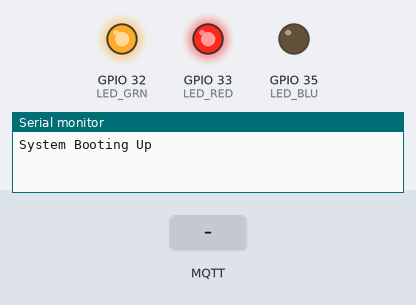
Recording of a sketch running on a simulated ESP32. Shown: output pins drawn as LEDs (lit = HIGH), the last lines printed to the serial monitor. Inputs (shaded band) come from the test bench. Random numbers use the default seed unless the sketch sets one; no MQTT or app messages arrive unless stated; the audio player accepts every command and is not drawn.

Above: at 1.1 s.
At 5.7 s:
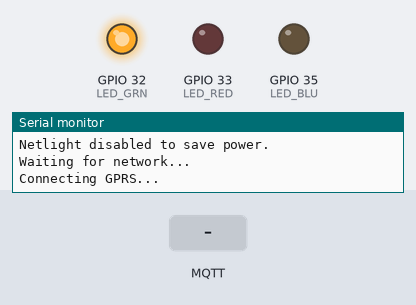
5.8 s: MQTT message "5" arrives on the first subscribed topic
At 6.4 s:
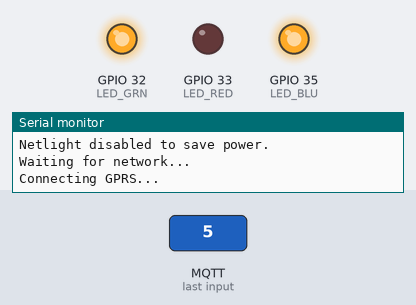
Timing chart, 0 to 8.8 s (numbered marks = the images above; inputs shaded):
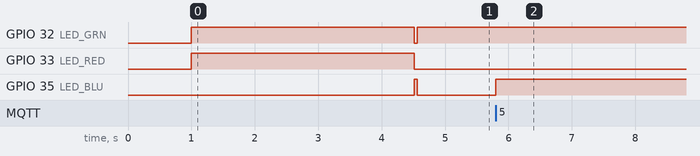

The sketch:

SIM800L_MQTT_TEST.ino
```cpp
#include <Arduino.h>
#define TINY_GSM_MODEM_SIM800
#include <TinyGsmClient.h>
#include <PubSubClient.h>
#include <HardwareSerial.h>
#include <DFRobotDFPlayerMini.h>

// ================= CONFIGURATION =================
const char apn[]      = "www"; // VI APN (Alternative: "smartnet")
const char gprsUser[] = "";
const char gprsPass[] = "";

const char* broker    = "io.adafruit.com";
const char* topic     = "OUR_ADAFRUIT_TOPIC";
const char* mqtt_user = "YOUR_ADAFRUIT_USER";
const char* mqtt_pass = "YOUR_ADAFRUIT_KEY";

// ================= PINS =================
#define SIM_TX 17
#define SIM_RX 16
#define DF_TX  25
#define DF_RX  26
#define LED_RED 33   // RGB Red
#define LED_GRN 32   // RGB Green
#define LED_BLU 35   // RGB Blue

// ================= OBJECTS =================
HardwareSerial SerialAT(1);
HardwareSerial mp3Serial(2);
TinyGsm modem(SerialAT);
TinyGsmClient client(modem);
PubSubClient mqtt(client);
DFRobotDFPlayerMini df;

// ================= AUDIO QUEUE =================
int queue[30];
int queueSize = 0, currentIndex = 0;
bool isPlaying = false;
unsigned long lastCommandTime = 0;

void setLED(int r, int g, int b) {
  analogWrite(LED_RED, r);
  analogWrite(LED_GRN, g);
  analogWrite(LED_BLU, b);
}

void addToQueue(int folder, int file) {
  if (queueSize < 30) queue[queueSize++] = (folder * 1000) + file;
}

void playNext() {
  if (currentIndex >= queueSize) {
    isPlaying = false;
    queueSize = 0; currentIndex = 0;
    return;
  }
  int combined = queue[currentIndex++];
  df.playFolder(combined / 1000, combined % 1000);
  lastCommandTime = millis();
  isPlaying = true;
}

void queueNumber(int num) {
  if (num == 0) return;
  if (num <= 20) { addToQueue(1, num); }
  else if (num < 100) {
    addToQueue(1, (num / 10) + 18);
    if (num % 10) queueNumber(num % 10);
  }
  else if (num < 1000) {
    addToQueue(1, num / 100); addToQueue(1, 28);
    if (num % 100) queueNumber(num % 100);
  }
  else if (num < 100000) {
    queueNumber(num / 1000); addToQueue(1, 29);
    if (num % 1000) queueNumber(num % 1000);
  }
}

void speakAmount(String amount) {
  int val = amount.toInt();
  if (val <= 0) return;
  queueSize = 0; currentIndex = 0;
  setLED(0, 255, 255); // Cyan for processing
  addToQueue(3, 4); addToQueue(3, 5);
  queueNumber(val);
  addToQueue(3, 2);
  playNext();
}

// ================= MQTT CALLBACK =================
void callback(char* topic, byte* payload, unsigned int len) {
  char message[len + 1];
  memcpy(message, payload, len);
  message[len] = '\0';
  speakAmount(String(message));
}

void connectMQTT() {
  while (!mqtt.connected()) {
    setLED(0, 0, 255); // Blue: Attempting MQTT
    String clientId = "ESP32-Box-" + String(random(0, 999));
    if (mqtt.connect(clientId.c_str(), mqtt_user, mqtt_pass)) {
      mqtt.subscribe(topic);
      setLED(0, 255, 0); // Green: Ready
    } else {
      setLED(255, 0, 0); // Red: Failed
      delay(5000);
    }
  }
}

void setup() {
  Serial.begin(115200);
  delay(1000);
  Serial.println("System Booting Up");
  pinMode(LED_RED, OUTPUT); pinMode(LED_GRN, OUTPUT); pinMode(LED_BLU, OUTPUT);

  setLED(255, 255, 0); // Yellow: Booting

  mp3Serial.begin(9600, SERIAL_8N1, DF_RX, DF_TX);
  if (!df.begin(mp3Serial)) while(true);
  df.volume(28);

  // SIM800L Setup
  SerialAT.begin(115200, SERIAL_8N1, SIM_RX, SIM_TX);
  delay(3000);
  Serial.println("Initializing modem...");
  modem.restart();

modem.sendAT("+CNETLIGHT=0");
Serial.println("Netlight disabled to save power.");

  Serial.println("Waiting for network...");
  if (!modem.waitForNetwork()) {
    setLED(255, 0, 0);
    while(true);
  }

  Serial.println("Connecting GPRS...");
  if (!modem.gprsConnect(apn, gprsUser, gprsPass)) {
    setLED(255, 0, 0);
    while(true);
  }

  mqtt.setServer(broker, 1883);
  mqtt.setCallback(callback);
}

void loop() {
  if (!mqtt.connected()) connectMQTT();
  mqtt.loop();

  if (isPlaying && (millis() - lastCommandTime > 600)) {
    if (df.available() && df.readType() == DFPlayerPlayFinished) {
      playNext();
      if (!isPlaying) setLED(0, 255, 0); // Back to Green after speaking
    }
  }
}
```

Measured:
- after the input at 5.8 s, GPIO 35 (LED_BLU): LOW → HIGH at once
